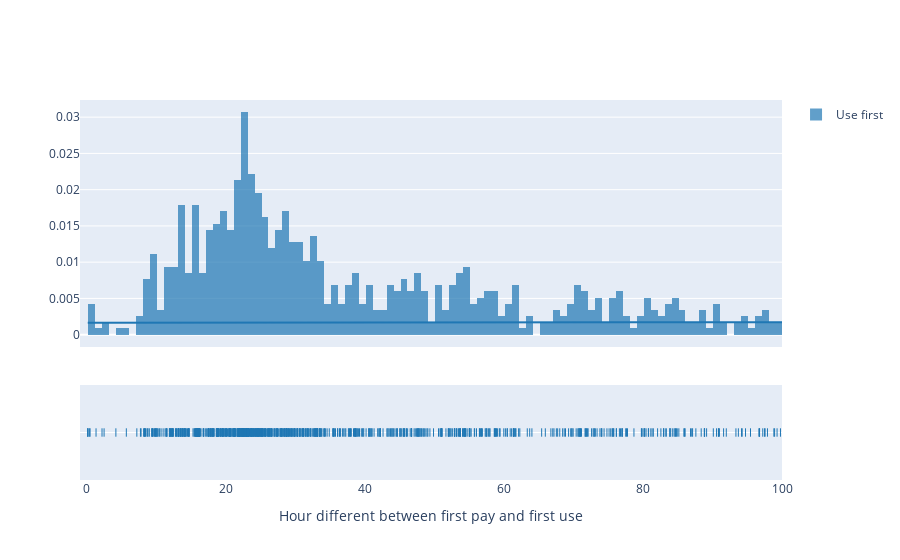

Write notebook code for a chart like this one.
### Code cell
fig = ff.create_distplot(
    [third_case[third_case.use_first]['gap_hour'],
     ], group_labels=['Use first']
    )
fig.update_xaxes(title='Hour different between first pay and first use')
fig.update_layout(xaxis_range=[-1,100])
fig.show()

### Figure 1 — Plotly figure (JSON) as saved in the notebook; plotly's stock layout.template omitted (floating-point values rounded to 4 significant figures; data arrays with more than 128 entries replaced by an {"elided": "..."} marker saying what was removed)
{"data": [{"autobinx": false, "histnorm": "probability density", "legendgroup": "Use first", "marker": {"color": "rgb(31, 119, 180)"}, "name": "Use first", "opacity": 0.7, "type": "histogram", "x": {"elided": "1174 float values"}, "xaxis": "x", "xbins": {"end": 6518.0, "size": 1, "start": 0.1143}, "yaxis": "y"}, {"legendgroup": "Use first", "marker": {"color": "rgb(31, 119, 180)"}, "mode": "lines", "name": "Use first", "showlegend": false, "type": "scatter", "x": {"elided": "500 float values"}, "xaxis": "x", "y": {"elided": "500 float values"}, "yaxis": "y"}, {"legendgroup": "Use first", "marker": {"color": "rgb(31, 119, 180)", "symbol": "line-ns-open"}, "mode": "markers", "name": "Use first", "showlegend": false, "type": "scatter", "x": {"elided": "1174 float values"}, "xaxis": "x", "y": {"elided": "1174 str values"}, "yaxis": "y2"}], "layout": {"barmode": "overlay", "hovermode": "closest", "legend": {"traceorder": "reversed"}, "xaxis": {"anchor": "y2", "domain": [0, 1], "range": [-1, 100], "title": {"text": "Hour different between first pay and first use"}, "zeroline": false}, "yaxis": {"anchor": "free", "domain": [0.35, 1], "position": 0}, "yaxis2": {"anchor": "x", "domain": [0, 0.25], "dtick": 1, "showticklabels": false}}}
